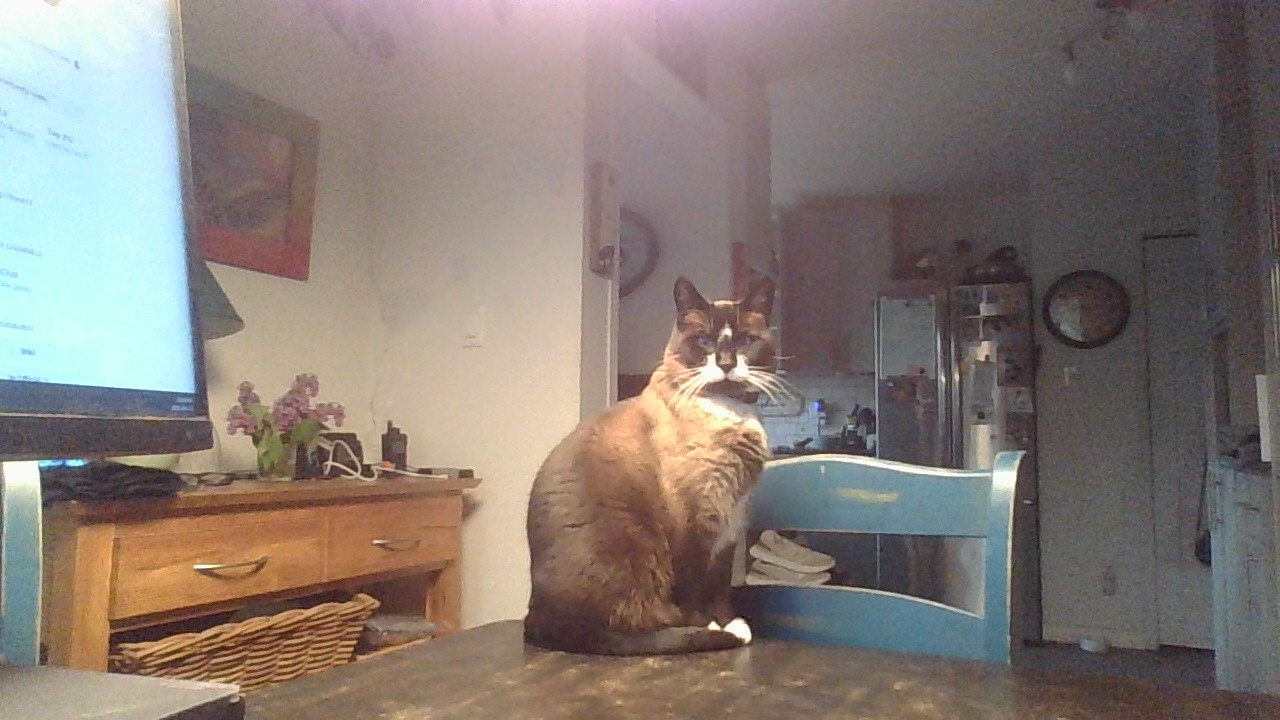
#> input picture demoFiles/cat.jpg, 1280 x 720 px, found by its file name
$ python median.py
#> lines starting #> are read from the running program, lines starting #| are printed output that depends on the picture
import cv2 as cv
import os
import numpy as np
import matplotlib.pyplot as plt

def medianFiltering():
    root = os.getcwd()
    imgPath = os.path.join(root, 'demoFiles\\cat.jpg')
    img = cv.imread(imgPath)
#> img is the input picture: shape (720, 1280, 3); mean B, G, R 116.5, 122.9, 133.6
    imgRGB = cv.cvtColor(img, cv.COLOR_BGR2RGB)

    noisyImg = imgRGB.copy()
    noiseProb = 0.07
    noise = np.random.rand(noisyImg.shape[0], noisyImg.shape[1])
    noisyImg[noise < noiseProb/2] = 0
    noisyImg[noise > 1 - noiseProb/2] = 255
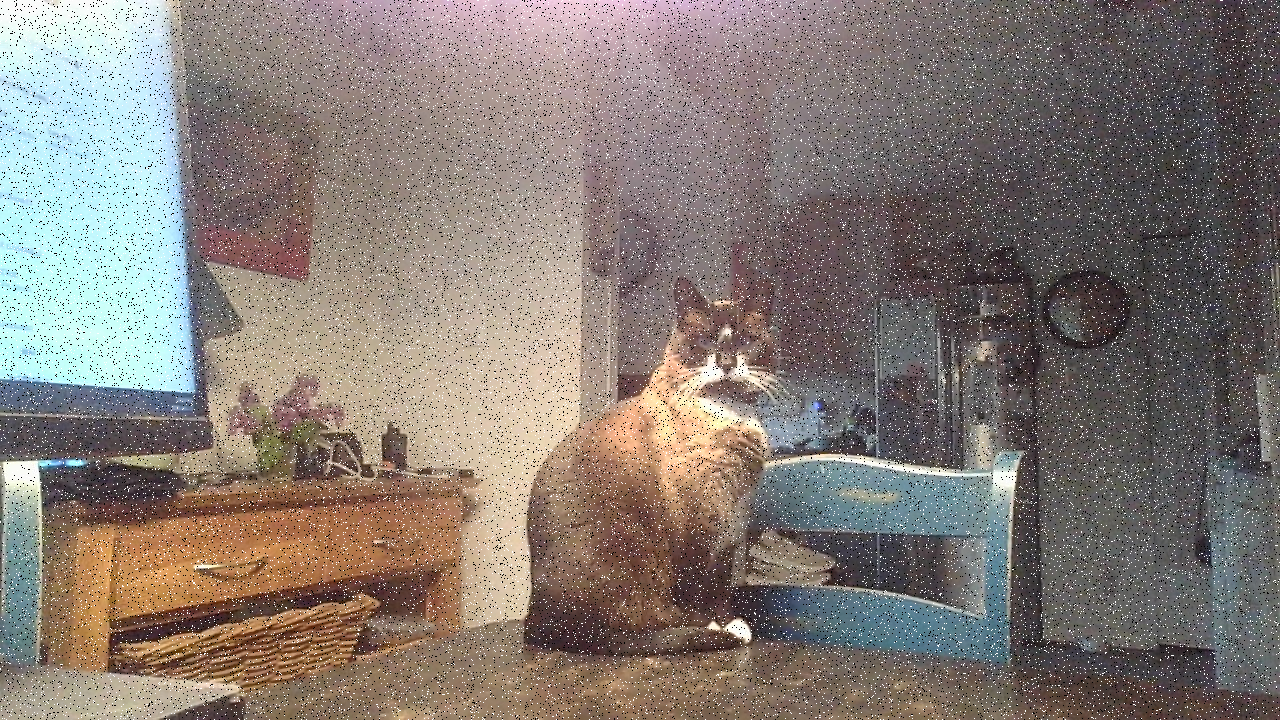
#> noisyImg: shape (720, 1280, 3); mean R, G, B 133.2, 123.3, 117.3

    imgFilter = cv.medianBlur(noisyImg,5)

    plt.figure()
    plt.subplot(121)
    plt.imshow(noisyImg)
    plt.subplot(122)
    plt.imshow(imgFilter)
    plt.show()
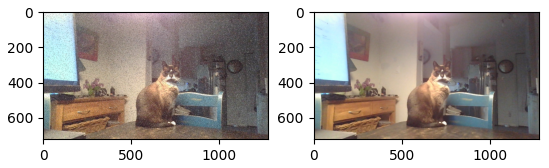
#> figure drawn by matplotlib, 2 panels

if __name__ == '__main__':
    medianFiltering()

$ run again, with demoFiles/lion.jpg copied over demoFiles/cat.jpg
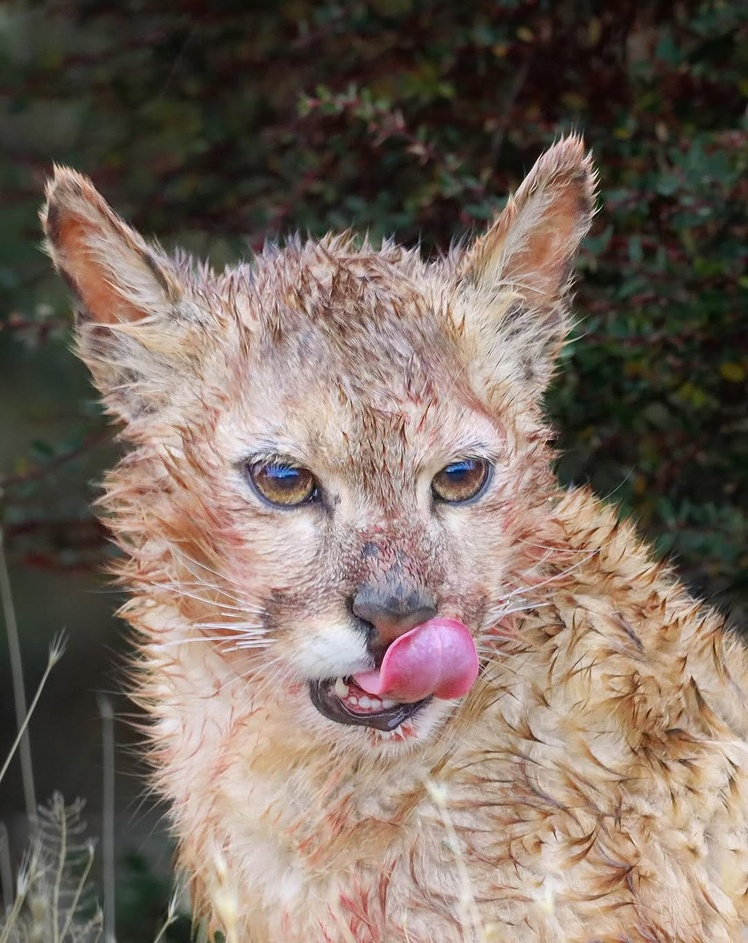
#> input picture demoFiles/lion.jpg, 748 x 943 px, shrunk from 1080 x 1361 before the run, found by its file name
#> in medianFiltering, img is the input picture: shape (943, 748, 3); mean B, G, R 97.1, 107.3, 122.2
#> in medianFiltering, `noisyImg[noise > 1 - noiseProb/2] = 255`:
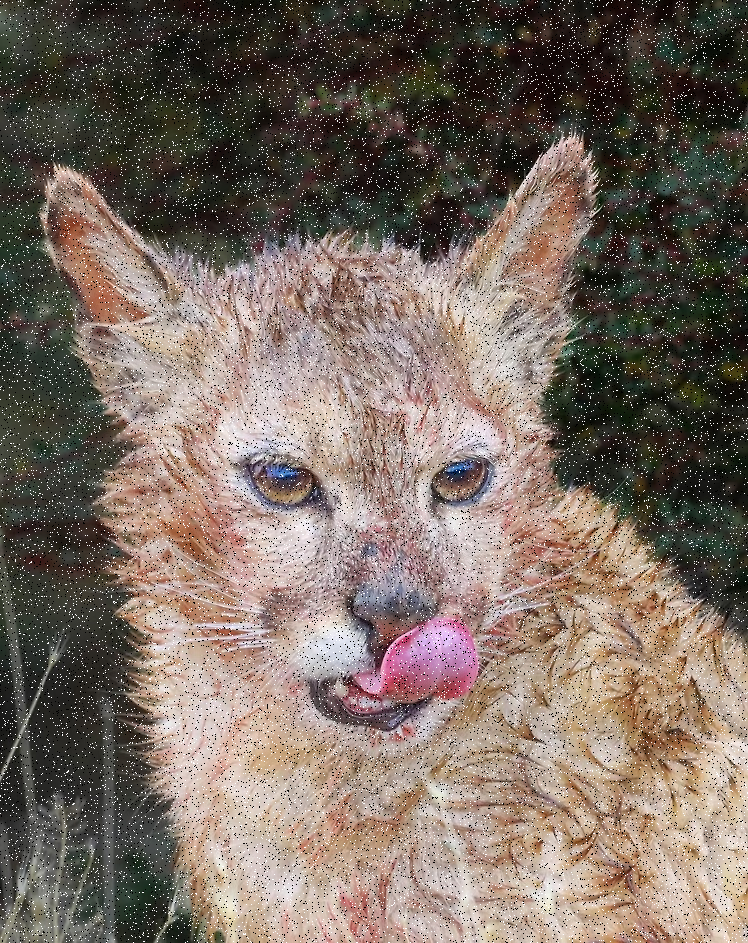
#> noisyImg: shape (943, 748, 3); mean R, G, B 122.6, 108.8, 99.3
#> in medianFiltering, `plt.show()`:
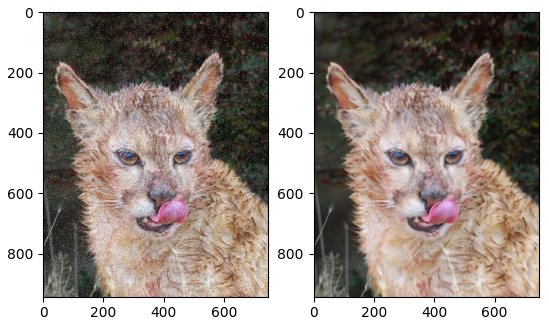
#> figure drawn by matplotlib, 2 panels

$ run again, with demoFiles/Harris.png saved as demoFiles/cat.jpg
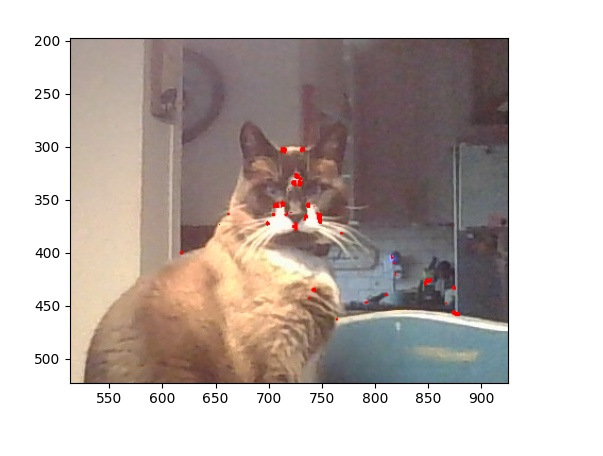
#> input picture demoFiles/Harris.png, 603 x 456 px, found by its file name
#> in medianFiltering, img is the input picture: shape (456, 603, 3); mean B, G, R 177.4, 182, 192
#> in medianFiltering, `noisyImg[noise > 1 - noiseProb/2] = 255`:
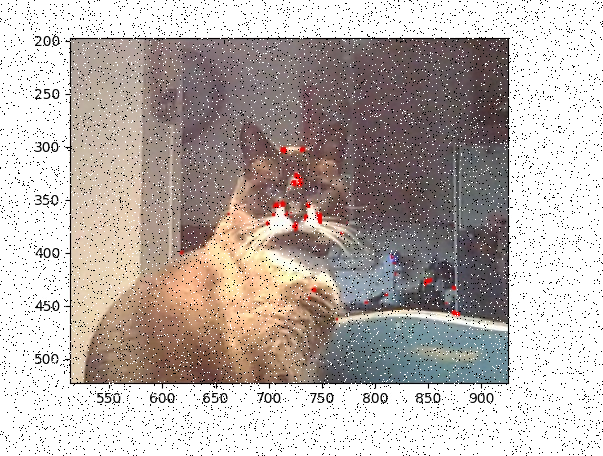
#> noisyImg: shape (456, 603, 3); mean R, G, B 187.6, 178.3, 174
#> in medianFiltering, `plt.show()`:
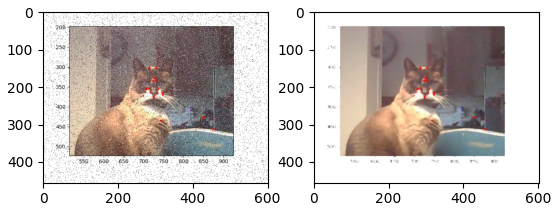
#> figure drawn by matplotlib, 2 panels

$ run again, with demoFiles/Hough.png saved as demoFiles/cat.jpg
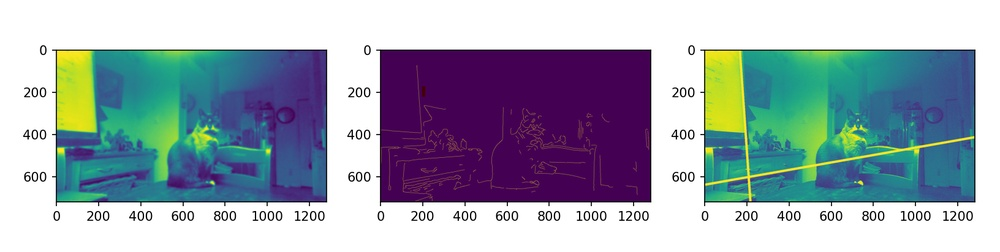
#> input picture demoFiles/Hough.png, 1000 x 252 px, shrunk from 1632 x 412 before the run, found by its file name
#> in medianFiltering, img is the input picture: shape (252, 1000, 3); mean B, G, R 179.6, 168.5, 158.7
#> in medianFiltering, `noisyImg[noise > 1 - noiseProb/2] = 255`:
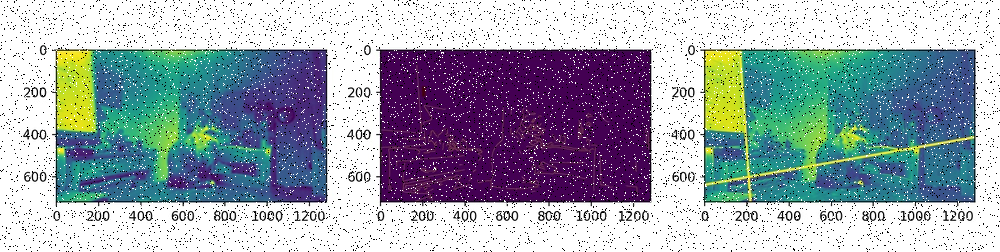
#> noisyImg: shape (252, 1000, 3); mean R, G, B 156.6, 165.7, 176
#> in medianFiltering, `plt.show()`:
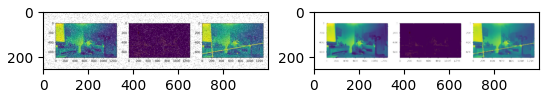
#> figure drawn by matplotlib, 2 panels
